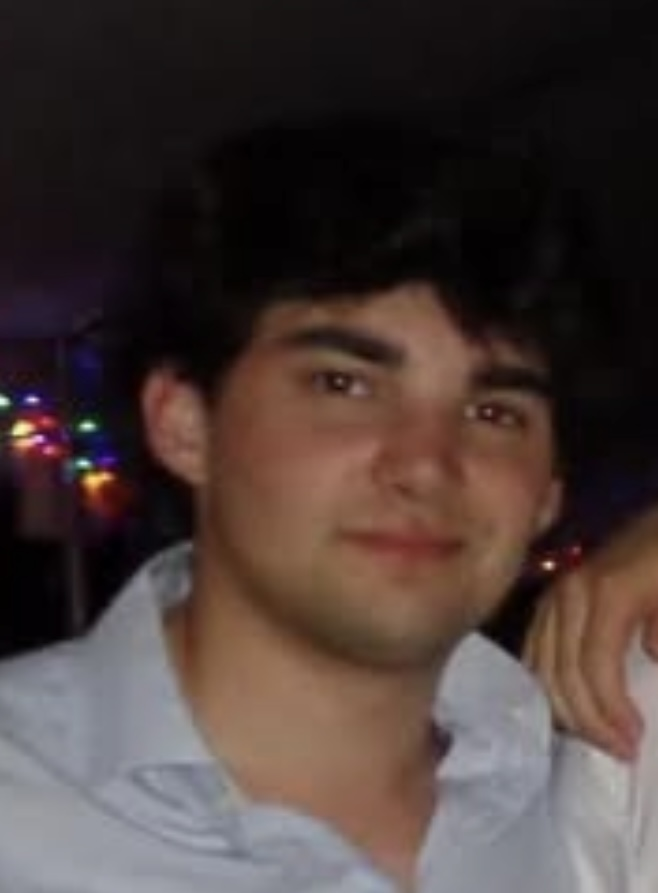
#> input picture face_recognition/known_faces/GRIFF/IMG_5582.jpg, 658 x 893 px; its folder holds only this picture in this run
$ python train_faces_opencv.py
#> lines starting #> are read from the running program, lines starting #| are printed output that depends on the picture
#!/usr/bin/env python3
"""
Train Face Recognition Model (OpenCV LBPH version)
Uses OpenCV's built-in face recognizer - NO extra packages needed!
"""

import cv2
import os
import pickle
import numpy as np
from pathlib import Path

# Configuration
KNOWN_FACES_DIR = "known_faces"
OUTPUT_FILE = "known_faces_opencv.pkl"
SUPPORTED_FORMATS = {'.jpg', '.jpeg', '.png', '.bmp'}

# Load OpenCV's Haar Cascade for face detection
face_cascade = cv2.CascadeClassifier(cv2.data.haarcascades + 'haarcascade_frontalface_default.xml')

def train_faces():
    """
    Load images from known_faces/ directory, detect faces, and train LBPH recognizer
    """

    print("=" * 60)
    print("Face Recognition Training Script (OpenCV LBPH)")
    print("=" * 60)

    # Check if directory exists
    if not os.path.exists(KNOWN_FACES_DIR):
        print(f"\n❌ Error: Directory '{KNOWN_FACES_DIR}' not found!")
        print(f"\nPlease create the directory structure:")
        print(f"  {KNOWN_FACES_DIR}/")
        print(f"    PersonName1/")
        print(f"      photo1.jpg")
        print(f"      photo2.jpg")
        print(f"    PersonName2/")
        print(f"      photo1.jpg")
        print(f"      ...")
        return False

    faces = []
    labels = []
    label_map = {}  # Map label IDs to names
    current_label = 0

    # Statistics
    total_images = 0
    successful_encodings = 0
    failed_images = 0
    people_count = 0

    print(f"\nScanning directory: {KNOWN_FACES_DIR}/")
    print("-" * 60)

    # Iterate through each person's directory
    known_faces_path = Path(KNOWN_FACES_DIR)
    person_dirs = [d for d in known_faces_path.iterdir() if d.is_dir()]

    if not person_dirs:
        print(f"\n❌ Error: No person directories found in '{KNOWN_FACES_DIR}'!")
        print(f"Please create subdirectories for each person.")
        return False

    for person_dir in sorted(person_dirs):
        person_name = person_dir.name
        print(f"\n📁 Processing: {person_name}")

        person_encodings = 0
        person_images = 0

        # Assign a label ID to this person
        label_map[current_label] = person_name

        # Get all image files in person's directory
        image_files = [
            f for f in person_dir.iterdir()
            if f.is_file() and f.suffix.lower() in SUPPORTED_FORMATS
        ]

        if not image_files:
            print(f"   ⚠️  No images found for {person_name}")
            current_label += 1
            continue

        people_count += 1

        for image_path in sorted(image_files):
            person_images += 1
            total_images += 1

            try:
                # Load image
                image = cv2.imread(str(image_path))
#> image is the input picture: shape (893, 658, 3); mean B, G, R 56.3, 59.3, 72.9
                if image is None:
                    print(f"   ❌ Could not load: {image_path.name}")
                    failed_images += 1
                    continue

                # Convert to grayscale for face detection
                gray = cv2.cvtColor(image, cv2.COLOR_BGR2GRAY)
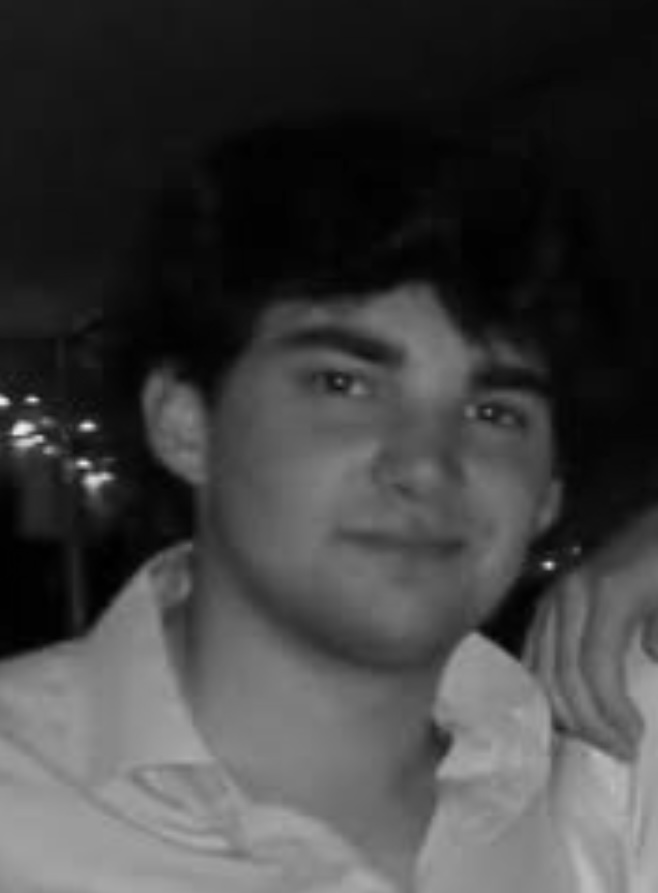
#> gray: shape (893, 658); min 0, max 241, mean 63

                # Detect faces
                detected_faces = face_cascade.detectMultiScale(
                    gray,
                    scaleFactor=1.1,
                    minNeighbors=5,
                    minSize=(30, 30)
                )
#> detected_faces = [[227, 253, 381, 381]]

                if len(detected_faces) == 0:
                    print(f"   ⚠️  No face found in: {image_path.name}")
                    failed_images += 1
                    continue

                if len(detected_faces) > 1:
                    print(f"   ⚠️  Multiple faces found in: {image_path.name} (using largest face)")

                # Use the largest face detected
                largest_face = max(detected_faces, key=lambda rect: rect[2] * rect[3])
#> largest_face = [227, 253, 381, 381]
                x, y, w, h = largest_face
#> x = 227; y = 253; w = 381; h = 381

                # Extract face region
                face_roi = gray[y:y+h, x:x+w]
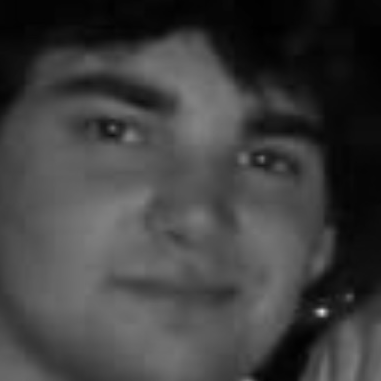
#> face_roi: shape (381, 381); min 0, max 220, mean 63.4

                # Resize to standard size for consistency
                face_roi = cv2.resize(face_roi, (200, 200))
#> face_roi: shape (200, 200)

                # Add to training data
                faces.append(face_roi)
                labels.append(current_label)

                person_encodings += 1
                successful_encodings += 1
                print(f"   ✓ Encoded: {image_path.name}")

            except Exception as e:
                print(f"   ❌ Error processing {image_path.name}: {e}")
                failed_images += 1

        print(f"   → Processed {person_encodings}/{person_images} images successfully")
        current_label += 1
#> pass 2 of the loop in train_faces, `for person_dir in sorted(person_dirs):`:
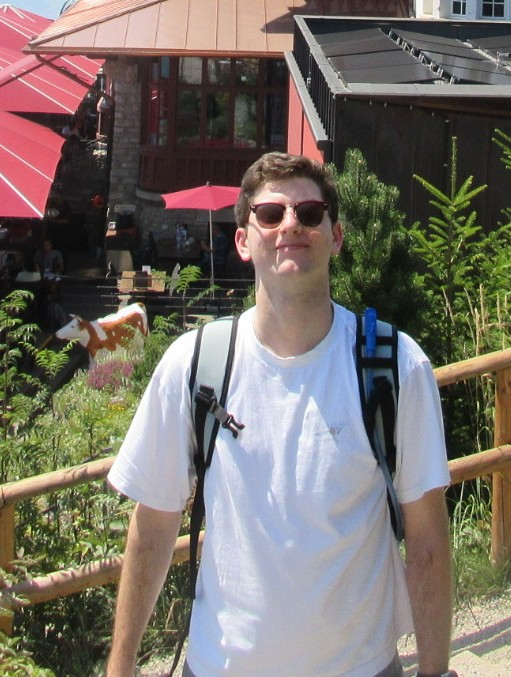
#> input picture face_recognition/known_faces/hcd/33057632_Unknown.JPG, 511 x 677 px
#> in train_faces, image is the input picture: shape (677, 511, 3); mean B, G, R 102.9, 110.1, 117.9
#> in train_faces, `gray = cv2.cvtColor(image, cv2.COLOR_BGR2GRAY)`:
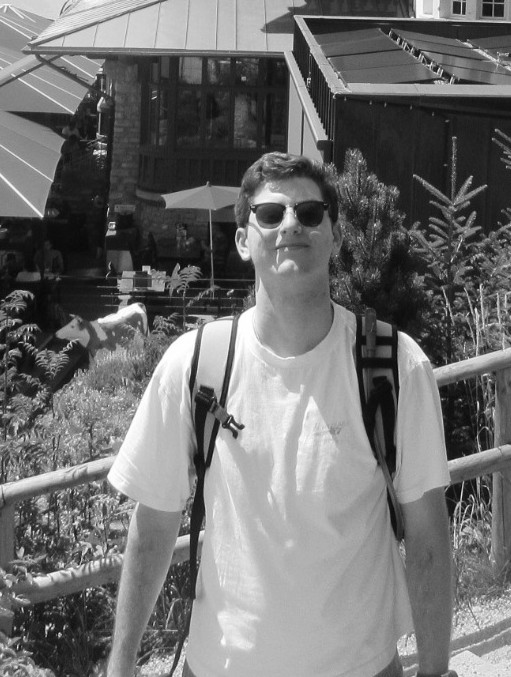
#> gray: shape (677, 511); min 4, max 255, mean 111.6
#> detected_faces = [[235, 170, 109, 109]]
#> largest_face = [235, 170, 109, 109]
#> x = 235; y = 170; w = 109
#> in train_faces, `face_roi = cv2.resize(face_roi, (200, 200))`:
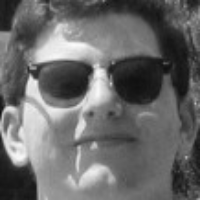
#> face_roi: shape (200, 200); min 14, max 250, mean 105.3

    # Train the recognizer
    if successful_encodings == 0:
        print("\n❌ No face encodings created. Nothing to save.")
        return False

    print("\n" + "=" * 60)
    print("Training LBPH recognizer...")

    # Create and train the recognizer
    recognizer = cv2.face.LBPHFaceRecognizer_create()
    recognizer.train(faces, np.array(labels))

    # Save the model and label map
    print("Saving model...")

    data = {
        "label_map": label_map,
        "model": recognizer
    }

    try:
        # Save recognizer to XML file
        recognizer.write("face_recognizer.xml")

        # Save label map separately
        with open(OUTPUT_FILE, "wb") as f:
            pickle.dump(label_map, f)

        print(f"✓ Saved model to: face_recognizer.xml")
        print(f"✓ Saved labels to: {OUTPUT_FILE}")
    except Exception as e:
        print(f"❌ Error saving files: {e}")
        return False

    # Print summary
    print("\n" + "=" * 60)
    print("Training Summary")
    print("=" * 60)
    print(f"People recognized: {people_count}")
    print(f"Total images processed: {total_images}")
    print(f"Successful encodings: {successful_encodings}")
    print(f"Failed images: {failed_images}")
    print("=" * 60)

    # Show breakdown by person
    print("\nPeople trained:")
    for label_id, name in sorted(label_map.items()):
        count = labels.count(label_id)
        print(f"  {name}: {count} image(s)")

    print("\n✅ Training complete!")
    print(f"You can now run: python face_recognition_test_opencv.py")

    return True

if __name__ == "__main__":
    success = train_faces()
    exit(0 if success else 1)
#> (the program exits here)
